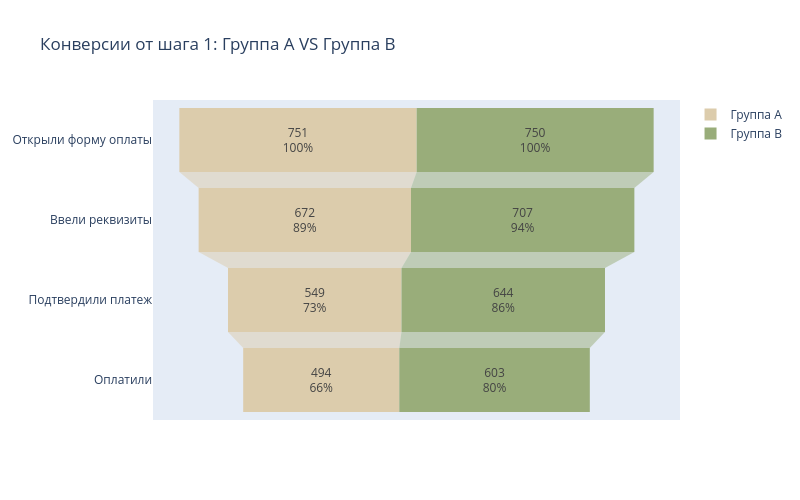

This figure's notebook cell:
### Code cell
# визуализируем воронку
import plotly.graph_objects as go

# задаем шаги воронки
steps = ['Открыли форму оплаты', 'Ввели реквизиты', 'Подтвердили платеж', 'Оплатили']
step_columns = ['step1_opened', 'step2_entered', 'step3_confirmed', 'step4_success']

fig = go.Figure()

# воронка для группы А 
fig.add_trace(go.Funnel(
    name='Группа A',
    y=steps,
    x=data_ab[data_ab['group'] == 'A'][step_columns].values[0],
    textinfo="value+percent initial",
    marker={"color": "#DCCCAC"}
))

# воронка для группы B
fig.add_trace(go.Funnel(
    name='Группа B',
    y=steps,
    x=data_ab[data_ab['group'] == 'B'][step_columns].values[0],
    textinfo="value+percent initial",
    marker={"color": "#99AD7A"}
))

fig.update_layout(
    title_text='Конверсии от шага 1: Группа A VS Группа B',
    width=800,
    height=500
)

fig.show()

### Figure 1 — Plotly figure (JSON) as saved in the notebook; plotly's stock layout.template omitted (floating-point values rounded to 4 significant figures)
{"data": [{"marker": {"color": "#DCCCAC"}, "name": "Группа A", "textinfo": "value+percent initial", "type": "funnel", "x": [751, 672, 549, 494], "y": ["Открыли форму оплаты", "Ввели реквизиты", "Подтвердили платеж", "Оплатили"]}, {"marker": {"color": "#99AD7A"}, "name": "Группа B", "textinfo": "value+percent initial", "type": "funnel", "x": [750, 707, 644, 603], "y": ["Открыли форму оплаты", "Ввели реквизиты", "Подтвердили платеж", "Оплатили"]}], "layout": {"height": 500, "title": {"text": "Конверсии от шага 1: Группа A VS Группа B"}, "width": 800}}
